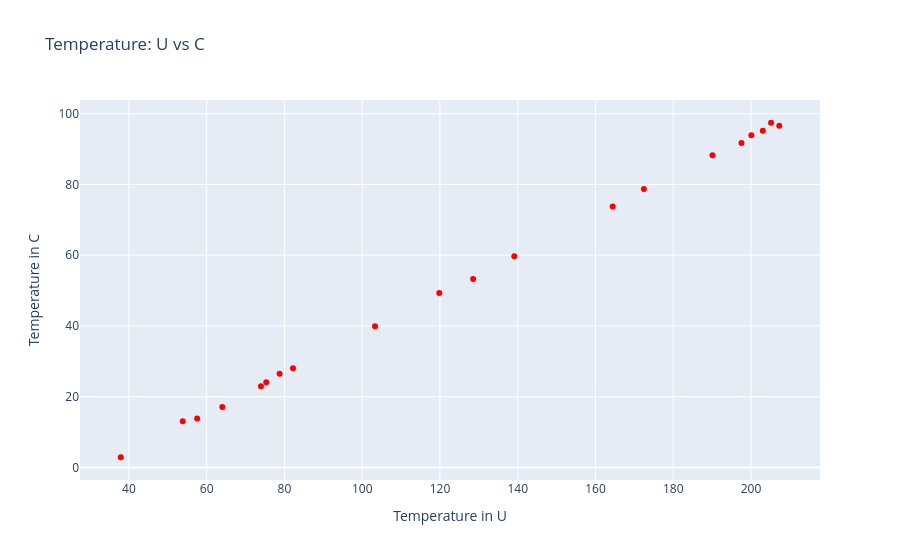

The cell this chart's notebook holds for it:
### Markdown cell above
# ✅ Regression example with autograd

### Code cell
import torch
import plotly.graph_objs as go

def F2C(x):
    return (x - 32) * 5.0/9.0
def C2F(x):
    return x * 9.0/5.0 + 32

def termometer(N, noise=5):
    c = torch.rand(N)*100   # Celsius from 30 to 42 
    f = C2F(c)
    return c, f + noise*torch.randn(N)

## Generate data
t_c, t_u = termometer(20, noise=1)

trace = go.Scatter(x=t_u.detach().numpy(), 
                   y=t_c.detach().numpy(), 
                   mode='markers', 
                   marker=dict(color='red', size=6), 
                   name='t_u vs t_c')
fig = go.Figure(trace)
fig.update_layout(title='Temperature: U vs C',
                  xaxis_title='Temperature in U',
                  yaxis_title='Temperature in C')
fig.show()

### Figure 1 — Plotly figure (JSON) as saved in the notebook; plotly's stock layout.template omitted (floating-point values rounded to 4 significant figures)
{"data": [{"marker": {"color": "red", "size": 6}, "mode": "markers", "name": "t_u vs t_c", "type": "scatter", "x": [37.89, 75.33, 190.1, 203.0, 128.5, 53.84, 78.76, 164.4, 207.3, 139.1, 64.02, 205.2, 200.1, 82.2, 73.95, 172.5, 57.54, 197.6, 103.3, 119.8], "y": [2.882, 24.06, 88.23, 95.15, 53.26, 13.03, 26.5, 73.77, 96.57, 59.68, 17.12, 97.44, 93.9, 28.07, 22.98, 78.75, 13.87, 91.74, 39.91, 49.32]}], "layout": {"title": {"text": "Temperature: U vs C"}, "xaxis": {"title": {"text": "Temperature in U"}}, "yaxis": {"title": {"text": "Temperature in C"}}}}
